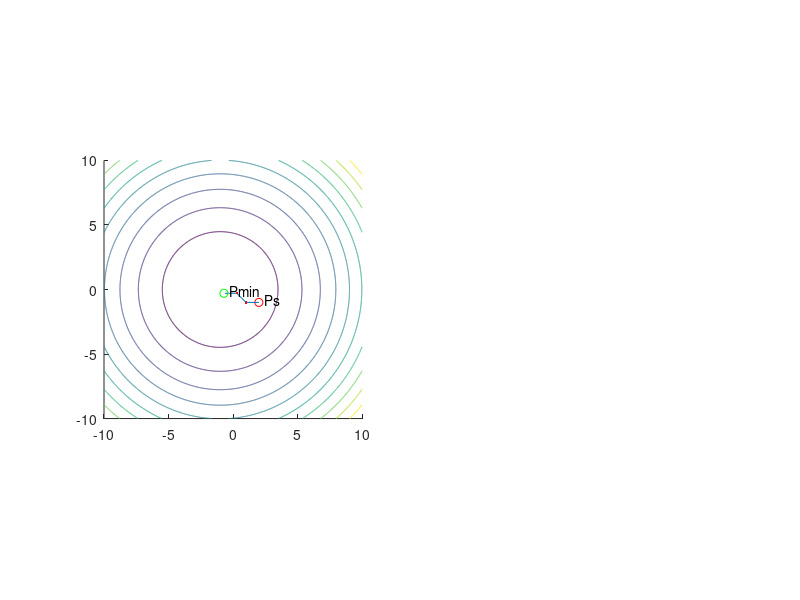

MATLAB code to generate this figure: (Note: this script raises an error after producing the figure.)
clc
clear all
close all

a = 1;
x1a = -10;
x1b = 10;
x2a = -10;
x2b = 10;
[x1,x2]=meshgrid([x1a:0.01:x1b],[x2a:0.01:x2b]);
% f = @(x1, x2)x1.^2+2.*x1.*x2+3*x2.^2;
f = @(x1, x2)x1.^2+2*x1+x2.^2;
tol = 0.01;
e1 = [1, 0];
e2 = [0, 1];
e3 = [-1, 0];
e4 = [0, -1];
e5 = [1/sqrt(2), 1/sqrt(2)];
e6 = [-1/sqrt(2), 1/sqrt(2)];
e7 = [1/sqrt(2), -1/sqrt(2)];
e8 = [-1/sqrt(2), -1/sqrt(2)];
subplot(1, 2, 1)
hold on
contour(x1, x2, f(x1,x2));
axis square
% ps = [x1a+rand()*abs(x1a-x1b), x1a+rand()*abs(x1a-x1b)];
% ps = [-3, 7];
ps = [2, -1];
iter = 0;
plot(ps(1,1), ps(1, 2), 'ro')
text(ps(1, 1)+0.2, ps(1, 2)+0.2, ' Ps')
fmin = f(ps(1, 1), ps(1, 2));
tic
while(1)
tmp = fmin;
p1 = ps+a*e1;
p2 = ps+a*e2;
p3 = ps+a*e3;
p4 = ps+a*e4;
p5 = ps+a*e5;
p6 = ps+a*e6;
p7 = ps+a*e7;
p8 = ps+a*e8;
fp1 = f(p1(1, 1), p1(1, 2));
fp2 = f(p2(1, 1), p2(1, 2));
fp3 = f(p3(1, 1), p3(1, 2));
fp4 = f(p4(1, 1), p4(1, 2));
fp5 = f(p5(1, 1), p5(1, 2));
fp6 = f(p6(1, 1), p6(1, 2));
fp7 = f(p7(1, 1), p7(1, 2));
fp8 = f(p8(1, 1), p8(1, 2));
fps = f(ps(1, 1), ps(1, 2));
fmin = min([fp1, fp2, fp3, fp4, fp5, fp6, fp7, fp8, fps]);
iter = iter + 1;
if(fmin==fp1)
    line([ps(1, 1), p1(1, 1)], [ps(1, 2), p1(1, 2)]);
    plot(p1(1,1), p1(1, 2), 'r.')
    ps = p1;
elseif(fmin==fp2)
    line([ps(1, 1), p2(1, 1)], [ps(1, 2), p2(1, 2)]);
    plot(p2(1,1), p2(1, 2), 'r.')
    ps = p2;
elseif(fmin==fp3) 
    line([ps(1, 1), p3(1, 1)], [ps(1, 2), p3(1, 2)]);
    plot(p3(1,1), p3(1, 2), 'r.')
    ps = p3;
elseif(fmin==fp4)
    line([ps(1, 1), p4(1, 1)], [ps(1, 2), p4(1, 2)]);
    plot(p4(1,1), p4(1, 2), 'r.')
    ps = p4;
elseif(fmin==fp5)
    line([ps(1, 1), p5(1, 1)], [ps(1, 2), p5(1, 2)]);
    plot(p5(1,1), p5(1, 2), 'r.')
    ps = p5;
elseif(fmin==fp6)
    line([ps(1, 1), p6(1, 1)], [ps(1, 2), p6(1, 2)]);
    plot(p6(1,1), p6(1, 2), 'r.')
    ps = p6;
elseif(fmin==fp7)
    line([ps(1, 1), p7(1, 1)], [ps(1, 2), p7(1, 2)]);
    plot(p7(1,1), p7(1, 2), 'r.')
    ps = p7;
elseif(fmin==fp8)
    line([ps(1, 1), p8(1, 1)], [ps(1, 2), p8(1, 2)]);
    plot(p8(1,1), p8(1, 2), 'r.')
    ps = p8;
else 
    a = a/2;
end
if(iter>1500 || (tmp-fmin)<tol)
    break;
end
end
toc
 plot(ps(1,1), ps(1, 2), 'w.')
iter
pmin = ps
fmin = f(ps(1, 1), ps(1, 2))
plot(pmin(1, 1), pmin(1, 2), 'go')
text(pmin(1, 1)+0.2, pmin(1, 2)+0.2, ' Pmin')
hold off
title("Wartość funkcji w Pmin("+pmin(1, 1)+", "+pmin(1, 2)+") = "+fmin)
[x1,x2]=meshgrid([-10:1:10],[-10:1:10]);
subplot(1, 2, 2)
surf(x1, x2, f(x1,x2));
% title("f(x1, x2) = x1^2+2*x1*x2+3*x2^2")
title("f(x1, x2) = x1^2+2*x1+x2^2");

